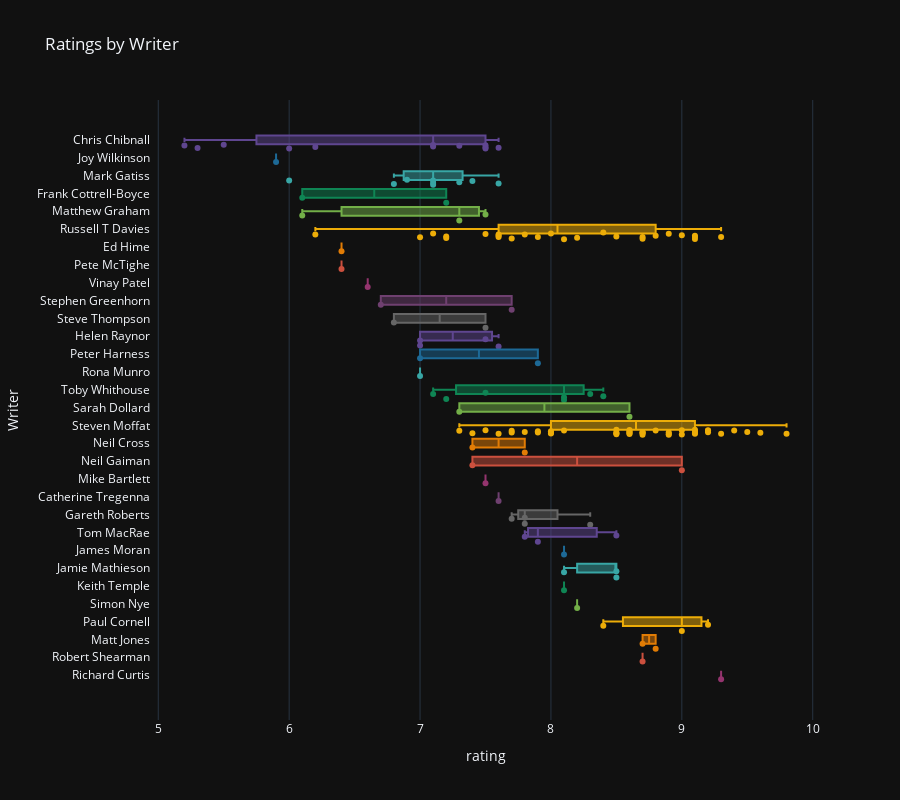

The notebook cell saved with this chart:
### Code cell
fig = px.box(df.sort_values(['rating','Writer']), 
    x='rating', 
    y='Writer',
    color='Writer',
    points='all',
    title='Ratings by Writer',
    color_discrete_sequence=theme_discrete)

fig.update_traces(quartilemethod='linear', jitter=1, showlegend=False)

format_and_show_tall(fig)

### Figure 1 — Plotly figure (JSON) as saved in the notebook; plotly's stock layout.template omitted (floating-point values rounded to 4 significant figures)
{"data": [{"alignmentgroup": "True", "boxpoints": "all", "hovertemplate": "Writer=%{y}<br>rating=%{x}<extra></extra>", "jitter": 1, "legendgroup": "Chris Chibnall", "marker": {"color": "rgb(95, 70, 144)"}, "name": "Chris Chibnall", "notched": false, "offsetgroup": "Chris Chibnall", "orientation": "h", "quartilemethod": "linear", "showlegend": false, "type": "box", "x": [5.2, 5.3, 5.5, 6, 6.2, 7.1, 7.1, 7.3, 7.5, 7.5, 7.5, 7.6], "x0": " ", "xaxis": "x", "y": ["Chris Chibnall", "Chris Chibnall", "Chris Chibnall", "Chris Chibnall", "Chris Chibnall", "Chris Chibnall", "Chris Chibnall", "Chris Chibnall", "Chris Chibnall", "Chris Chibnall", "Chris Chibnall", "Chris Chibnall"], "y0": " ", "yaxis": "y"}, {"alignmentgroup": "True", "boxpoints": "all", "hovertemplate": "Writer=%{y}<br>rating=%{x}<extra></extra>", "jitter": 1, "legendgroup": "Joy Wilkinson", "marker": {"color": "rgb(29, 105, 150)"}, "name": "Joy Wilkinson", "notched": false, "offsetgroup": "Joy Wilkinson", "orientation": "h", "quartilemethod": "linear", "showlegend": false, "type": "box", "x": [5.9], "x0": " ", "xaxis": "x", "y": ["Joy Wilkinson"], "y0": " ", "yaxis": "y"}, {"alignmentgroup": "True", "boxpoints": "all", "hovertemplate": "Writer=%{y}<br>rating=%{x}<extra></extra>", "jitter": 1, "legendgroup": "Mark Gatiss", "marker": {"color": "rgb(56, 166, 165)"}, "name": "Mark Gatiss", "notched": false, "offsetgroup": "Mark Gatiss", "orientation": "h", "quartilemethod": "linear", "showlegend": false, "type": "box", "x": [6, 6.8, 6.9, 7.1, 7.1, 7.1, 7.3, 7.4, 7.6], "x0": " ", "xaxis": "x", "y": ["Mark Gatiss", "Mark Gatiss", "Mark Gatiss", "Mark Gatiss", "Mark Gatiss", "Mark Gatiss", "Mark Gatiss", "Mark Gatiss", "Mark Gatiss"], "y0": " ", "yaxis": "y"}, {"alignmentgroup": "True", "boxpoints": "all", "hovertemplate": "Writer=%{y}<br>rating=%{x}<extra></extra>", "jitter": 1, "legendgroup": "Frank Cottrell-Boyce", "marker": {"color": "rgb(15, 133, 84)"}, "name": "Frank Cottrell-Boyce", "notched": false, "offsetgroup": "Frank Cottrell-Boyce", "orientation": "h", "quartilemethod": "linear", "showlegend": false, "type": "box", "x": [6.1, 7.2], "x0": " ", "xaxis": "x", "y": ["Frank Cottrell-Boyce", "Frank Cottrell-Boyce"], "y0": " ", "yaxis": "y"}, {"alignmentgroup": "True", "boxpoints": "all", "hovertemplate": "Writer=%{y}<br>rating=%{x}<extra></extra>", "jitter": 1, "legendgroup": "Matthew Graham", "marker": {"color": "rgb(115, 175, 72)"}, "name": "Matthew Graham", "notched": false, "offsetgroup": "Matthew Graham", "orientation": "h", "quartilemethod": "linear", "showlegend": false, "type": "box", "x": [6.1, 7.3, 7.5], "x0": " ", "xaxis": "x", "y": ["Matthew Graham", "Matthew Graham", "Matthew Graham"], "y0": " ", "yaxis": "y"}, {"alignmentgroup": "True", "boxpoints": "all", "hovertemplate": "Writer=%{y}<br>rating=%{x}<extra></extra>", "jitter": 1, "legendgroup": "Russell T Davies", "marker": {"color": "rgb(237, 173, 8)"}, "name": "Russell T Davies", "notched": false, "offsetgroup": "Russell T Davies", "orientation": "h", "quartilemethod": "linear", "showlegend": false, "type": "box", "x": [6.2, 7, 7.1, 7.2, 7.2, 7.5, 7.6, 7.6, 7.6, 7.7, 7.8, 7.9, 8, 8.1, 8.2, 8.4, 8.5, 8.7, 8.7, 8.8, 8.9, 9, 9.1, 9.1, 9.1, 9.3], "x0": " ", "xaxis": "x", "y": ["Russell T Davies", "Russell T Davies", "Russell T Davies", "Russell T Davies", "Russell T Davies", "Russell T Davies", "Russell T Davies", "Russell T Davies", "Russell T Davies", "Russell T Davies", "Russell T Davies", "Russell T Davies", "Russell T Davies", "Russell T Davies", "Russell T Davies", "Russell T Davies", "Russell T Davies", "Russell T Davies", "Russell T Davies", "Russell T Davies", "Russell T Davies", "Russell T Davies", "Russell T Davies", "Russell T Davies", "Russell T Davies", "Russell T Davies"], "y0": " ", "yaxis": "y"}, {"alignmentgroup": "True", "boxpoints": "all", "hovertemplate": "Writer=%{y}<br>rating=%{x}<extra></extra>", "jitter": 1, "legendgroup": "Ed Hime", "marker": {"color": "rgb(225, 124, 5)"}, "name": "Ed Hime", "notched": false, "offsetgroup": "Ed Hime", "orientation": "h", "quartilemethod": "linear", "showlegend": false, "type": "box", "x": [6.4], "x0": " ", "xaxis": "x", "y": ["Ed Hime"], "y0": " ", "yaxis": "y"}, {"alignmentgroup": "True", "boxpoints": "all", "hovertemplate": "Writer=%{y}<br>rating=%{x}<extra></extra>", "jitter": 1, "legendgroup": "Pete McTighe", "marker": {"color": "rgb(204, 80, 62)"}, "name": "Pete McTighe", "notched": false, "offsetgroup": "Pete McTighe", "orientation": "h", "quartilemethod": "linear", "showlegend": false, "type": "box", "x": [6.4], "x0": " ", "xaxis": "x", "y": ["Pete McTighe"], "y0": " ", "yaxis": "y"}, {"alignmentgroup": "True", "boxpoints": "all", "hovertemplate": "Writer=%{y}<br>rating=%{x}<extra></extra>", "jitter": 1, "legendgroup": "Vinay Patel", "marker": {"color": "rgb(148, 52, 110)"}, "name": "Vinay Patel", "notched": false, "offsetgroup": "Vinay Patel", "orientation": "h", "quartilemethod": "linear", "showlegend": false, "type": "box", "x": [6.6], "x0": " ", "xaxis": "x", "y": ["Vinay Patel"], "y0": " ", "yaxis": "y"}, {"alignmentgroup": "True", "boxpoints": "all", "hovertemplate": "Writer=%{y}<br>rating=%{x}<extra></extra>", "jitter": 1, "legendgroup": "Stephen Greenhorn", "marker": {"color": "rgb(111, 64, 112)"}, "name": "Stephen Greenhorn", "notched": false, "offsetgroup": "Stephen Greenhorn", "orientation": "h", "quartilemethod": "linear", "showlegend": false, "type": "box", "x": [6.7, 7.7], "x0": " ", "xaxis": "x", "y": ["Stephen Greenhorn", "Stephen Greenhorn"], "y0": " ", "yaxis": "y"}, {"alignmentgroup": "True", "boxpoints": "all", "hovertemplate": "Writer=%{y}<br>rating=%{x}<extra></extra>", "jitter": 1, "legendgroup": "Steve Thompson", "marker": {"color": "rgb(102, 102, 102)"}, "name": "Steve Thompson", "notched": false, "offsetgroup": "Steve Thompson", "orientation": "h", "quartilemethod": "linear", "showlegend": false, "type": "box", "x": [6.8, 7.5], "x0": " ", "xaxis": "x", "y": ["Steve Thompson", "Steve Thompson"], "y0": " ", "yaxis": "y"}, {"alignmentgroup": "True", "boxpoints": "all", "hovertemplate": "Writer=%{y}<br>rating=%{x}<extra></extra>", "jitter": 1, "legendgroup": "Helen Raynor", "marker": {"color": "rgb(95, 70, 144)"}, "name": "Helen Raynor", "notched": false, "offsetgroup": "Helen Raynor", "orientation": "h", "quartilemethod": "linear", "showlegend": false, "type": "box", "x": [7, 7, 7.5, 7.6], "x0": " ", "xaxis": "x", "y": ["Helen Raynor", "Helen Raynor", "Helen Raynor", "Helen Raynor"], "y0": " ", "yaxis": "y"}, {"alignmentgroup": "True", "boxpoints": "all", "hovertemplate": "Writer=%{y}<br>rating=%{x}<extra></extra>", "jitter": 1, "legendgroup": "Peter Harness", "marker": {"color": "rgb(29, 105, 150)"}, "name": "Peter Harness", "notched": false, "offsetgroup": "Peter Harness", "orientation": "h", "quartilemethod": "linear", "showlegend": false, "type": "box", "x": [7, 7.9], "x0": " ", "xaxis": "x", "y": ["Peter Harness", "Peter Harness"], "y0": " ", "yaxis": "y"}, {"alignmentgroup": "True", "boxpoints": "all", "hovertemplate": "Writer=%{y}<br>rating=%{x}<extra></extra>", "jitter": 1, "legendgroup": "Rona Munro", "marker": {"color": "rgb(56, 166, 165)"}, "name": "Rona Munro", "notched": false, "offsetgroup": "Rona Munro", "orientation": "h", "quartilemethod": "linear", "showlegend": false, "type": "box", "x": [7], "x0": " ", "xaxis": "x", "y": ["Rona Munro"], "y0": " ", "yaxis": "y"}, {"alignmentgroup": "True", "boxpoints": "all", "hovertemplate": "Writer=%{y}<br>rating=%{x}<extra></extra>", "jitter": 1, "legendgroup": "Toby Whithouse", "marker": {"color": "rgb(15, 133, 84)"}, "name": "Toby Whithouse", "notched": false, "offsetgroup": "Toby Whithouse", "orientation": "h", "quartilemethod": "linear", "showlegend": false, "type": "box", "x": [7.1, 7.2, 7.5, 8.1, 8.1, 8.3, 8.4], "x0": " ", "xaxis": "x", "y": ["Toby Whithouse", "Toby Whithouse", "Toby Whithouse", "Toby Whithouse", "Toby Whithouse", "Toby Whithouse", "Toby Whithouse"], "y0": " ", "yaxis": "y"}, {"alignmentgroup": "True", "boxpoints": "all", "hovertemplate": "Writer=%{y}<br>rating=%{x}<extra></extra>", "jitter": 1, "legendgroup": "Sarah Dollard", "marker": {"color": "rgb(115, 175, 72)"}, "name": "Sarah Dollard", "notched": false, "offsetgroup": "Sarah Dollard", "orientation": "h", "quartilemethod": "linear", "showlegend": false, "type": "box", "x": [7.3, 8.6], "x0": " ", "xaxis": "x", "y": ["Sarah Dollard", "Sarah Dollard"], "y0": " ", "yaxis": "y"}, {"alignmentgroup": "True", "boxpoints": "all", "hovertemplate": "Writer=%{y}<br>rating=%{x}<extra></extra>", "jitter": 1, "legendgroup": "Steven Moffat", "marker": {"color": "rgb(237, 173, 8)"}, "name": "Steven Moffat", "notched": false, "offsetgroup": "Steven Moffat", "orientation": "h", "quartilemethod": "linear", "showlegend": false, "type": "box", "x": [7.3, 7.4, 7.5, 7.6, 7.7, 7.7, 7.8, 7.9, 7.9, 8, 8, 8, 8.1, 8.5, 8.5, 8.5, 8.5, 8.6, 8.6, 8.6, 8.6, 8.6, 8.7, 8.7, 8.7, 8.7, 8.8, 8.9, 8.9, 8.9, 9, 9, 9.1, 9.1, 9.1, 9.1, 9.2, 9.2, 9.2, 9.3, 9.4, 9.5, 9.6, 9.8], "x0": " ", "xaxis": "x", "y": ["Steven Moffat", "Steven Moffat", "Steven Moffat", "Steven Moffat", "Steven Moffat", "Steven Moffat", "Steven Moffat", "Steven Moffat", "Steven Moffat", "Steven Moffat", "Steven Moffat", "Steven Moffat", "Steven Moffat", "Steven Moffat", "Steven Moffat", "Steven Moffat", "Steven Moffat", "Steven Moffat", "Steven Moffat", "Steven Moffat", "Steven Moffat", "Steven Moffat", "Steven Moffat", "Steven Moffat", "Steven Moffat", "Steven Moffat", "Steven Moffat", "Steven Moffat", "Steven Moffat", "Steven Moffat", "Steven Moffat", "Steven Moffat", "Steven Moffat", "Steven Moffat", "Steven Moffat", "Steven Moffat", "Steven Moffat", "Steven Moffat", "Steven Moffat", "Steven Moffat", "Steven Moffat", "Steven Moffat", "Steven Moffat", "Steven Moffat"], "y0": " ", "yaxis": "y"}, {"alignmentgroup": "True", "boxpoints": "all", "hovertemplate": "Writer=%{y}<br>rating=%{x}<extra></extra>", "jitter": 1, "legendgroup": "Neil Cross", "marker": {"color": "rgb(225, 124, 5)"}, "name": "Neil Cross", "notched": false, "offsetgroup": "Neil Cross", "orientation": "h", "quartilemethod": "linear", "showlegend": false, "type": "box", "x": [7.4, 7.8], "x0": " ", "xaxis": "x", "y": ["Neil Cross", "Neil Cross"], "y0": " ", "yaxis": "y"}, {"alignmentgroup": "True", "boxpoints": "all", "hovertemplate": "Writer=%{y}<br>rating=%{x}<extra></extra>", "jitter": 1, "legendgroup": "Neil Gaiman", "marker": {"color": "rgb(204, 80, 62)"}, "name": "Neil Gaiman", "notched": false, "offsetgroup": "Neil Gaiman", "orientation": "h", "quartilemethod": "linear", "showlegend": false, "type": "box", "x": [7.4, 9], "x0": " ", "xaxis": "x", "y": ["Neil Gaiman", "Neil Gaiman"], "y0": " ", "yaxis": "y"}, {"alignmentgroup": "True", "boxpoints": "all", "hovertemplate": "Writer=%{y}<br>rating=%{x}<extra></extra>", "jitter": 1, "legendgroup": "Mike Bartlett", "marker": {"color": "rgb(148, 52, 110)"}, "name": "Mike Bartlett", "notched": false, "offsetgroup": "Mike Bartlett", "orientation": "h", "quartilemethod": "linear", "showlegend": false, "type": "box", "x": [7.5], "x0": " ", "xaxis": "x", "y": ["Mike Bartlett"], "y0": " ", "yaxis": "y"}, {"alignmentgroup": "True", "boxpoints": "all", "hovertemplate": "Writer=%{y}<br>rating=%{x}<extra></extra>", "jitter": 1, "legendgroup": "Catherine Tregenna", "marker": {"color": "rgb(111, 64, 112)"}, "name": "Catherine Tregenna", "notched": false, "offsetgroup": "Catherine Tregenna", "orientation": "h", "quartilemethod": "linear", "showlegend": false, "type": "box", "x": [7.6], "x0": " ", "xaxis": "x", "y": ["Catherine Tregenna"], "y0": " ", "yaxis": "y"}, {"alignmentgroup": "True", "boxpoints": "all", "hovertemplate": "Writer=%{y}<br>rating=%{x}<extra></extra>", "jitter": 1, "legendgroup": "Gareth Roberts", "marker": {"color": "rgb(102, 102, 102)"}, "name": "Gareth Roberts", "notched": false, "offsetgroup": "Gareth Roberts", "orientation": "h", "quartilemethod": "linear", "showlegend": false, "type": "box", "x": [7.7, 7.8, 7.8, 8.3], "x0": " ", "xaxis": "x", "y": ["Gareth Roberts", "Gareth Roberts", "Gareth Roberts", "Gareth Roberts"], "y0": " ", "yaxis": "y"}, {"alignmentgroup": "True", "boxpoints": "all", "hovertemplate": "Writer=%{y}<br>rating=%{x}<extra></extra>", "jitter": 1, "legendgroup": "Tom MacRae", "marker": {"color": "rgb(95, 70, 144)"}, "name": "Tom MacRae", "notched": false, "offsetgroup": "Tom MacRae", "orientation": "h", "quartilemethod": "linear", "showlegend": false, "type": "box", "x": [7.8, 7.9, 8.5], "x0": " ", "xaxis": "x", "y": ["Tom MacRae", "Tom MacRae", "Tom MacRae"], "y0": " ", "yaxis": "y"}, {"alignmentgroup": "True", "boxpoints": "all", "hovertemplate": "Writer=%{y}<br>rating=%{x}<extra></extra>", "jitter": 1, "legendgroup": "James Moran", "marker": {"color": "rgb(29, 105, 150)"}, "name": "James Moran", "notched": false, "offsetgroup": "James Moran", "orientation": "h", "quartilemethod": "linear", "showlegend": false, "type": "box", "x": [8.1], "x0": " ", "xaxis": "x", "y": ["James Moran"], "y0": " ", "yaxis": "y"}, {"alignmentgroup": "True", "boxpoints": "all", "hovertemplate": "Writer=%{y}<br>rating=%{x}<extra></extra>", "jitter": 1, "legendgroup": "Jamie Mathieson", "marker": {"color": "rgb(56, 166, 165)"}, "name": "Jamie Mathieson", "notched": false, "offsetgroup": "Jamie Mathieson", "orientation": "h", "quartilemethod": "linear", "showlegend": false, "type": "box", "x": [8.1, 8.5, 8.5], "x0": " ", "xaxis": "x", "y": ["Jamie Mathieson", "Jamie Mathieson", "Jamie Mathieson"], "y0": " ", "yaxis": "y"}, {"alignmentgroup": "True", "boxpoints": "all", "hovertemplate": "Writer=%{y}<br>rating=%{x}<extra></extra>", "jitter": 1, "legendgroup": "Keith Temple", "marker": {"color": "rgb(15, 133, 84)"}, "name": "Keith Temple", "notched": false, "offsetgroup": "Keith Temple", "orientation": "h", "quartilemethod": "linear", "showlegend": false, "type": "box", "x": [8.1], "x0": " ", "xaxis": "x", "y": ["Keith Temple"], "y0": " ", "yaxis": "y"}, {"alignmentgroup": "True", "boxpoints": "all", "hovertemplate": "Writer=%{y}<br>rating=%{x}<extra></extra>", "jitter": 1, "legendgroup": "Simon Nye", "marker": {"color": "rgb(115, 175, 72)"}, "name": "Simon Nye", "notched": false, "offsetgroup": "Simon Nye", "orientation": "h", "quartilemethod": "linear", "showlegend": false, "type": "box", "x": [8.2], "x0": " ", "xaxis": "x", "y": ["Simon Nye"], "y0": " ", "yaxis": "y"}, {"alignmentgroup": "True", "boxpoints": "all", "hovertemplate": "Writer=%{y}<br>rating=%{x}<extra></extra>", "jitter": 1, "legendgroup": "Paul Cornell", "marker": {"color": "rgb(237, 173, 8)"}, "name": "Paul Cornell", "notched": false, "offsetgroup": "Paul Cornell", "orientation": "h", "quartilemethod": "linear", "showlegend": false, "type": "box", "x": [8.4, 9, 9.2], "x0": " ", "xaxis": "x", "y": ["Paul Cornell", "Paul Cornell", "Paul Cornell"], "y0": " ", "yaxis": "y"}, {"alignmentgroup": "True", "boxpoints": "all", "hovertemplate": "Writer=%{y}<br>rating=%{x}<extra></extra>", "jitter": 1, "legendgroup": "Matt Jones", "marker": {"color": "rgb(225, 124, 5)"}, "name": "Matt Jones", "notched": false, "offsetgroup": "Matt Jones", "orientation": "h", "quartilemethod": "linear", "showlegend": false, "type": "box", "x": [8.7, 8.8], "x0": " ", "xaxis": "x", "y": ["Matt Jones", "Matt Jones"], "y0": " ", "yaxis": "y"}, {"alignmentgroup": "True", "boxpoints": "all", "hovertemplate": "Writer=%{y}<br>rating=%{x}<extra></extra>", "jitter": 1, "legendgroup": "Robert Shearman", "marker": {"color": "rgb(204, 80, 62)"}, "name": "Robert Shearman", "notched": false, "offsetgroup": "Robert Shearman", "orientation": "h", "quartilemethod": "linear", "showlegend": false, "type": "box", "x": [8.7], "x0": " ", "xaxis": "x", "y": ["Robert Shearman"], "y0": " ", "yaxis": "y"}, {"alignmentgroup": "True", "boxpoints": "all", "hovertemplate": "Writer=%{y}<br>rating=%{x}<extra></extra>", "jitter": 1, "legendgroup": "Richard Curtis", "marker": {"color": "rgb(148, 52, 110)"}, "name": "Richard Curtis", "notched": false, "offsetgroup": "Richard Curtis", "orientation": "h", "quartilemethod": "linear", "showlegend": false, "type": "box", "x": [9.3], "x0": " ", "xaxis": "x", "y": ["Richard Curtis"], "y0": " ", "yaxis": "y"}], "layout": {"boxmode": "overlay", "height": 800, "legend": {"title": {"text": "Writer"}, "tracegroupgap": 0}, "title": {"text": "Ratings by Writer"}, "xaxis": {"anchor": "y", "domain": [0, 1], "title": {"text": "rating"}}, "yaxis": {"anchor": "x", "categoryarray": ["Richard Curtis", "Robert Shearman", "Matt Jones", "Paul Cornell", "Simon Nye", "Keith Temple", "Jamie Mathieson", "James Moran", "Tom MacRae", "Gareth Roberts", "Catherine Tregenna", "Mike Bartlett", "Neil Gaiman", "Neil Cross", "Steven Moffat", "Sarah Dollard", "Toby Whithouse", "Rona Munro", "Peter Harness", "Helen Raynor", "Steve Thompson", "Stephen Greenhorn", "Vinay Patel", "Pete McTighe", "Ed Hime", "Russell T Davies", "Matthew Graham", "Frank Cottrell-Boyce", "Mark Gatiss", "Joy Wilkinson", "Chris Chibnall"], "categoryorder": "array", "domain": [0, 1], "title": {"text": "Writer"}}}}
